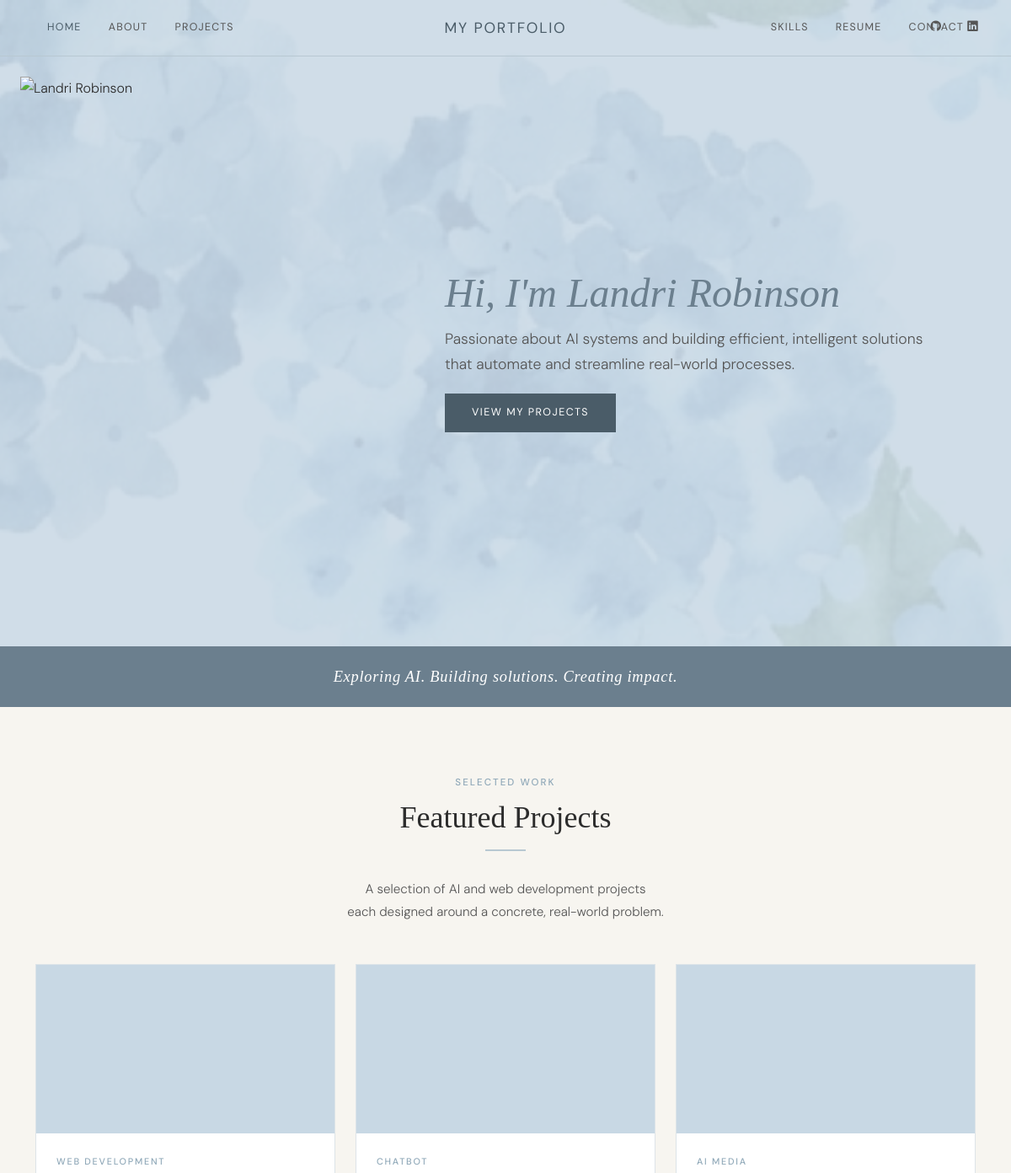
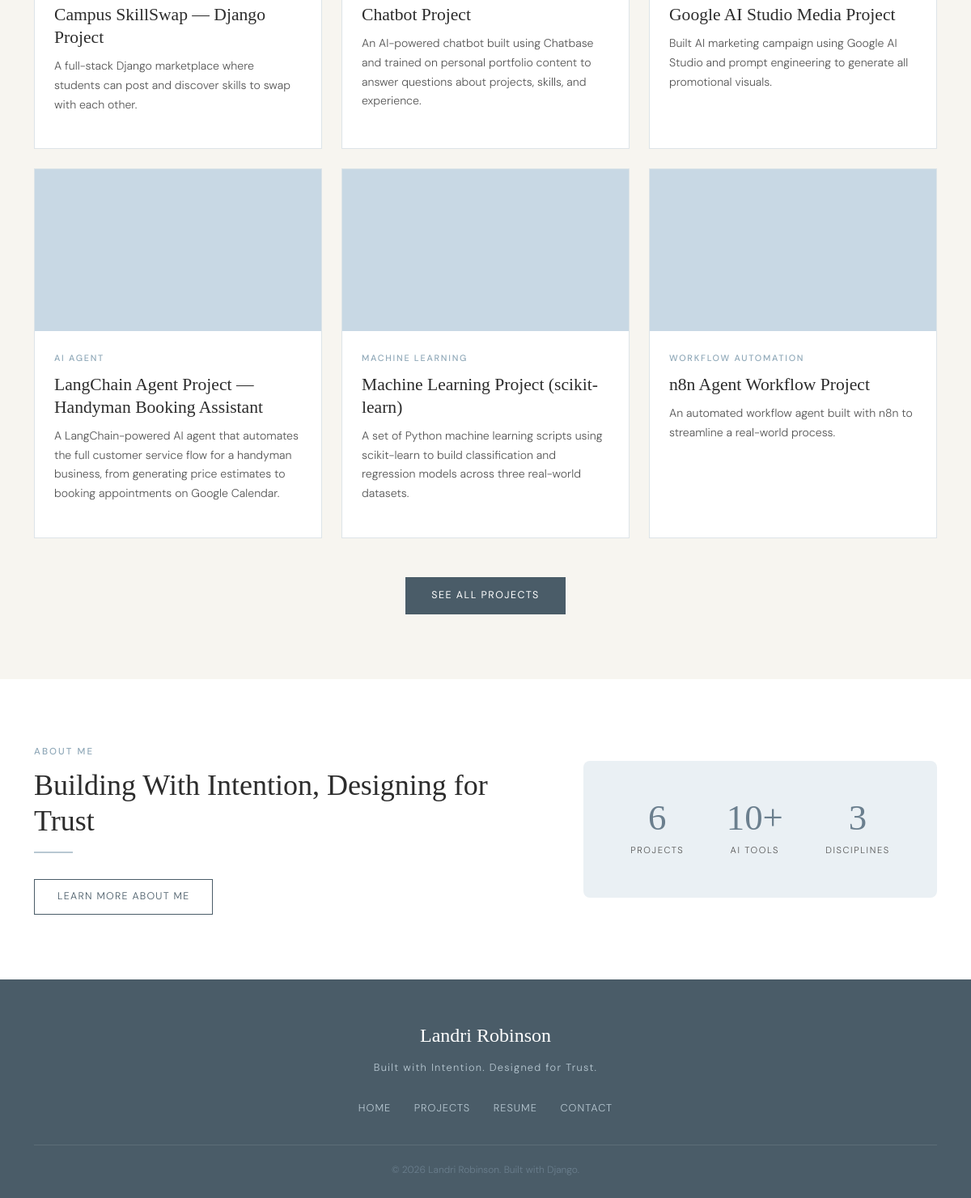
The page / on the database its author committed (2 pictures, top to bottom).
### portfolio/models.py (models this page shows, shortened)
class Project(models.Model):
    CATEGORY_CHOICES = [
        ('chatbot', 'Chatbot'),
        ('agent', 'AI Agent'),
        ('ml', 'Machine Learning'),
        ('web', 'Web Development'),
        ('media', 'AI Media'),
        ('workflow', 'Workflow Automation'),
        ('google_ai_studio', 'Google AI Studio Media Project'),
    ]
    title = models.CharField(max_length=200)
    summary = models.CharField(max_length=300)
    description = models.TextField()
    category = models.CharField(max_length=50, choices=CATEGORY_CHOICES, default='agent')
    tools_used = models.TextField(help_text="Comma-separated list of tools")
    business_problem = models.TextField(default='')
    key_features = models.TextField(help_text="Describe the key features", default='')
    role = models.TextField(help_text="Your role and contribution", default='')
    challenges = models.TextField(help_text="Biggest challenge faced")
    lessons_learned = models.TextField(help_text="What you learned")
    image = models.ImageField(upload_to='projects/', blank=True, null=True)
    links = models.URLField(blank=True, null=True)
    github_link = models.URLField(blank=True, null=True, help_text="GitHub repository URL")
    demo_link = models.URLField(blank=True, null=True, help_text="Live demo or deployed project URL")
    class Meta:
        ordering = ['title']

class SiteProfile(models.Model):
    about_heading = models.CharField(
        max_length=200,
        default='Focused on AI & intelligent systems',
        help_text='Heading shown in the About Me section on the homepage',
    )
    about_bio = models.TextField(
        default='My work spans chatbots, AI agents, machine learning pipelines, and full-stack web applications. I believe in using technology to solve real problems — clearly, efficiently, and creatively.',
        help_text='Main bio paragraph — shown on the About page and homepage',
    )
    about_tagline = models.CharField(
        max_length=200,
        default='Problem-solver with a passion for AI and intelligent systems.',
        help_text='Short tagline shown under the page title on the About page',
    )
    contact_email = models.EmailField(
        blank=True,
        default='',
        help_text='Email address shown on the Contact page',
    )
    contact_location = models.CharField(
        max_length=200,
        blank=True,
        default='',
        help_text='Location shown on the Contact page (e.g. Waco, Texas)',
    )
    linkedin_url = models.URLField(
        blank=True,
        default='',
        help_text='Full LinkedIn profile URL',
    )
    class Meta:
        verbose_name = 'Site Profile'
        verbose_name_plural = 'Site Profile'

### portfolio/views.py (the view)
# urls.py: path('', views.home, name='home'),
def home(request):
    featured_projects = Project.objects.all()[:6]
    profile = SiteProfile.objects.first() or SiteProfile()
    return render(request, 'portfolio/home.html', {
        'featured_projects': featured_projects,
        'profile': profile,
    })

### templates/portfolio/home.html (shortened to what this page needs)
{% extends 'portfolio/base.html' %}
{% load static %}
{% block content %}
<section class="hero-section">
  <div class="hero-image-side">
    <img src="{% static 'images/My Headshot-edited-.jpg' %}" alt="Landri Robinson" />
  </div>
  <div class="hero-text-side">
    <div style="width:fit-content;max-width:100%">
      <h1 class="hero-heading">
        <em>Hi, I'm Landri Robinson</em>
      </h1>
      <p class="hero-subtext">
        Passionate about AI systems and building efficient, intelligent solutions that automate and streamline real-world processes.
      </p>
    </div>
    <a href="{% url 'projects' %}" class="btn-primary-custom" style="align-self:flex-start">View My Projects</a>
  </div>
</section>
<div class="banner-strip">
  Exploring AI. Building solutions. Creating impact.
</div>
<section class="section-pad" style="background-color:var(--cream)">
  <div class="container">
    <div class="text-center mb-5">
      <span class="section-eyebrow">Selected Work</span>
      <h2 class="section-title">Featured Projects</h2>
      <div class="section-divider mx-auto"></div>
      <p style="color:var(--charcoal-lt);font-size:0.95rem;margin:0 auto">
        A selection of AI and web development projects<br>each designed around a concrete, real-world problem.
      </p>
    </div>
    <div class="row g-4">
      {% for project in featured_projects %}
      <div class="col-md-4">
        <div class="project-card" data-href="{% url 'project_detail' project.pk %}">
          <div class="project-card-img">
            <div style="width:100%;height:200px;background:#C8D8E4;"></div>
          </div>
          <div class="project-card-body">
            <span class="project-card-category">{{ project.get_category_display }}</span>
            <div class="project-card-title">{{ project.title }}</div>
            <p class="project-card-summary">{{ project.summary }}</p>
          </div>
        </div>
      </div>
      {% empty %}
      <div class="col-12 text-center" style="color:var(--charcoal-lt)">
        <p>Projects coming soon. Check back after setup!</p>
      </div>
      {% endfor %}
    </div>
    <div class="text-center mt-5">
      <a href="{% url 'projects' %}" class="btn-primary-custom">See All Projects</a>
    </div>
  </div>
</section>
<section class="section-pad" style="background:var(--white)">
  <div class="container">
    <div class="row g-5 align-items-center">
      <div class="col-md-7">
        <span class="section-eyebrow">About Me</span>
        <h2 class="section-title">{{ profile.about_heading }}</h2>
        <div class="section-divider"></div>
        <a href="{% url 'about' %}" class="btn-outline-custom">Learn More About Me</a>
      </div>
      <div class="col-md-5">
        <div style="background:var(--slate-pale);border-radius:8px;padding:48px 32px;display:flex;justify-content:space-around;align-items:center;text-align:center">
          <div>
            <div style="font-family:'Cormorant Garamond',serif;font-size:2.8rem;font-weight:300;color:var(--slate);line-height:1">6</div>
            <div style="font-family:'DM Sans',sans-serif;font-size:0.7rem;letter-spacing:0.14em;text-transform:uppercase;color:var(--charcoal-lt);margin-top:8px">Projects</div>
          </div>
          <div>
            <div style="font-family:'Cormorant Garamond',serif;font-size:2.8rem;font-weight:300;color:var(--slate);line-height:1">10+</div>
            <div style="font-family:'DM Sans',sans-serif;font-size:0.7rem;letter-spacing:0.14em;text-transform:uppercase;color:var(--charcoal-lt);margin-top:8px">AI Tools</div>
          </div>
          <div>
            <div style="font-family:'Cormorant Garamond',serif;font-size:2.8rem;font-weight:300;color:var(--slate);line-height:1">3</div>
            <div style="font-family:'DM Sans',sans-serif;font-size:0.7rem;letter-spacing:0.14em;text-transform:uppercase;color:var(--charcoal-lt);margin-top:8px">Disciplines</div>
          </div>
        </div>
      </div>
    </div>
  </div>
</section>
{% endblock %}

### rows shown on the page
Project: category "WEB DEVELOPMENT", title "Campus SkillSwap — Django Project", summary "A full-stack Django marketplace where students can post and discover skills to swap with each other."
Project: category "CHATBOT", title "Chatbot Project", summary "An AI-powered chatbot built using Chatbase and trained on personal portfolio content to answer questions about projects, skills, and experience."
Project: category "AI MEDIA", title "Google AI Studio Media Project", summary "Built AI marketing campaign using Google AI Studio and prompt engineering to generate all promotional visuals."
Project: category "AI AGENT", title "LangChain Agent Project — Handyman Booking Assistant", summary "A LangChain-powered AI agent that automates the full customer service flow for a handyman business, from generating price estimates to booking appointments on Google Calendar."
Project: category "MACHINE LEARNING", title "Machine Learning Project (scikit-learn)", summary "A set of Python machine learning scripts using scikit-learn to build classification and regression models across three real-world datasets."
Project: category "WORKFLOW AUTOMATION", title "n8n Agent Workflow Project", summary "An automated workflow agent built with n8n to streamline a real-world process."
SiteProfile: about_heading "Building With Intention, Designing for Trust"
